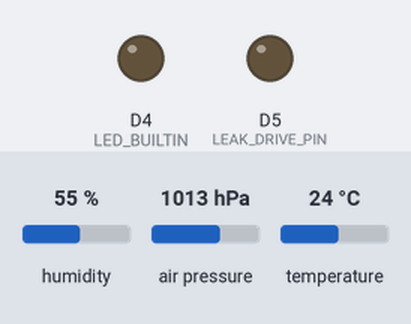
Bench run of a sketch on a simulated ESP8266 (Wemos D1 mini). Shown: output pins drawn as LEDs (lit = HIGH, except the on-board LED, lit = LOW). Dashed ring = blinking. The test bench sets the inputs (shaded band); at power-on: humidity 55 %, air pressure 1013 hPa, temperature 24 °C. WiFi joins after 1.5 s; servers stay silent unless stated; uploads are accepted with an empty reply; what the sketch prints to the serial monitor is not drawn.

Above: at 1.8 s.
At 2.02 s:
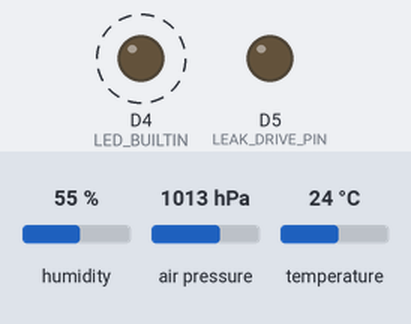
Timing chart, 0 to 4.7 s (numbered marks = the images above):
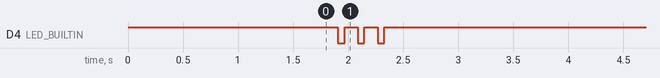

Measured:
- by itself, D4 (LED_BUILTIN): alternates HIGH for 0.12 s and LOW for 0.06 s, 6 changes in all, then stays HIGH

The sketch:

ClimateSensor.ino
```cpp
// Garage / basement climate sensor
// D1 Mini (ESP8266) + BME280 -> Google Sheet (via Apps Script), with a live page at http://<DEVICE_NAME>.local
// Guide: https://www.robertbeier.com/climate-sensor.html
//
// Wiring:  BME280 VIN -> 3V3   GND -> G   SCL -> D1   SDA -> D2
// Leak probe (basement only): D5 -> 1 kOhm resistor -> probe wire 1;  probe wire 2 -> A0
// Sump float switch (basement only): one wire -> D6, other wire -> D7

#include <ESP8266WiFi.h>
#include <ESP8266HTTPClient.h>
#include <WiFiClientSecureBearSSL.h>
#include <ESP8266WebServer.h>
#include <ESP8266mDNS.h>
#include <Wire.h>
#include <Adafruit_BME280.h>

// ===================== YOUR SETTINGS =====================
const char* WIFI_SSID     = "YourWiFiName";
const char* WIFI_PASS     = "YourWiFiPassword";
const char* SCRIPT_URL    = "https://script.google.com/macros/s/PASTE-YOUR-ID-HERE/exec";
const char* SECRET        = "PickALongSecret123";   // letters and numbers only; must match the Apps Script
const char* DEVICE_NAME   = "garage";               // "garage" or "basement" (lowercase, no spaces)
const float TEMP_OFFSET_F = 0.0;                    // e.g. -1.5 if it reads 1.5 °F high
const unsigned long SEND_EVERY_MINUTES = 10;
const bool HAS_LEAK_SENSOR = false;                 // true on the basement unit with the leak puck
const int  LEAK_THRESHOLD  = 80;                    // A0 reading above this = wet (dry is ~0-10)
const bool HAS_SUMP_FLOAT  = false;                 // true on the basement unit with the sump float switch
const bool FLOAT_IS_NORMALLY_OPEN = true;           // "normally open" float: closes when water rises
// =========================================================

const unsigned long READ_EVERY_MS = 30UL * 1000UL;
const unsigned long SEND_EVERY_MS = SEND_EVERY_MINUTES * 60UL * 1000UL;
const unsigned long WIFI_GIVE_UP_MS = 5UL * 60UL * 1000UL;   // restart if Wi-Fi is gone this long
const unsigned long LEAK_CHECK_MS = 5000;
const unsigned long WET_RESEND_MS = 2UL * 60UL * 1000UL;     // keep reporting every 2 min while wet
const uint8_t LEAK_DRIVE_PIN = D5;
const uint8_t FLOAT_PIN = D6;        // reads the float switch (internal pull-up)
const uint8_t FLOAT_GND_PIN = D7;    // held LOW, acts as the float switch's ground

Adafruit_BME280 bme;
ESP8266WebServer server(80);

bool sensorOk = false;
uint8_t sensorAddr = 0;
float tempF = NAN, humidity = NAN, pressureInHg = NAN;
unsigned long lastRead = 0, lastSend = 0, wifiLostAt = 0;
bool firstSendDone = false;
String lastResult = "not sent yet";
int leakRaw = 0;
bool leakWet = false;
uint8_t leakVotes = 0;
unsigned long lastLeakCheck = 0;
bool sumpHigh = false;
uint8_t sumpVotes = 0;

uint8_t readChipId(uint8_t addr) {
  Wire.beginTransmission(addr);
  Wire.write(0xD0);
  if (Wire.endTransmission() != 0) return 0;
  Wire.requestFrom(addr, (uint8_t)1);
  return Wire.available() ? Wire.read() : 0;
}

void startSensor() {
  Wire.begin();  // D2 = SDA, D1 = SCL
  const uint8_t addrs[] = {0x76, 0x77};
  for (uint8_t a : addrs) {
    if (bme.begin(a, &Wire)) {
      sensorOk = true;
      sensorAddr = a;
      // Forced mode: measure only when asked, so the sensor doesn't warm itself up
      bme.setSampling(Adafruit_BME280::MODE_FORCED,
                      Adafruit_BME280::SAMPLING_X1, Adafruit_BME280::SAMPLING_X1,
                      Adafruit_BME280::SAMPLING_X1, Adafruit_BME280::FILTER_OFF);
      Serial.printf("BME280 found at 0x%02X\n", a);
      return;
    }
  }
  Serial.println("BME280 NOT found. Check the 4 wires (SCL->D1, SDA->D2).");
  for (uint8_t a : addrs) {
    uint8_t id = readChipId(a);
    if (id == 0x58) Serial.printf("  Chip at 0x%02X is a BMP280: temperature + pressure only, NO humidity. The seller sent the wrong part.\n", a);
    else if (id) Serial.printf("  Something answered at 0x%02X with chip ID 0x%02X (BME280 should be 0x60).\n", a, id);
  }
}

void readSensor() {
  if (!sensorOk) return;
  bme.takeForcedMeasurement();
  tempF = bme.readTemperature() * 9.0 / 5.0 + 32.0 + TEMP_OFFSET_F;
  humidity = bme.readHumidity();
  pressureInHg = bme.readPressure() / 3386.389;
  Serial.printf("%.1f F  %.1f %%RH  %.2f inHg\n", tempF, humidity, pressureInHg);
}

void blink(int times) {
  for (int i = 0; i < times; i++) {
    digitalWrite(LED_BUILTIN, LOW);  delay(60);
    digitalWrite(LED_BUILTIN, HIGH); delay(120);
  }
}

void sendReading() {
  if (!sensorOk) { lastResult = "sensor not found"; return; }
  if (WiFi.status() != WL_CONNECTED) { lastResult = "no Wi-Fi"; return; }

  std::unique_ptr<BearSSL::WiFiClientSecure> client(new BearSSL::WiFiClientSecure);
  client->setInsecure();  // skip certificate check; fine for a hobby logger
  HTTPClient https;
  https.setFollowRedirects(HTTPC_STRICT_FOLLOW_REDIRECTS);  // Google answers with a redirect
  https.setTimeout(15000);

  String url = String(SCRIPT_URL) +
               "?secret=" + SECRET +
               "&device=" + DEVICE_NAME +
               "&tempF=" + String(tempF, 1) +
               "&humidity=" + String(humidity, 1) +
               "&pressure=" + String(pressureInHg, 2) +
               "&rssi=" + String(WiFi.RSSI());
  if (HAS_LEAK_SENSOR) url += "&leak=" + String(leakWet ? 1 : 0) + "&leakRaw=" + String(leakRaw);
  if (HAS_SUMP_FLOAT) url += "&sump=" + String(sumpHigh ? 1 : 0);

  if (!https.begin(*client, url)) { lastResult = "could not start request"; return; }
  int code = https.GET();
  String body = code > 0 ? https.getString() : HTTPClient::errorToString(code);
  https.end();
  body.trim();
  if (body.length() > 80) body = body.substring(0, 80) + "...";
  lastResult = String(code) + " " + body;
  Serial.println("Sent -> " + lastResult);
  blink(code == 200 && body == "ok" ? 1 : 3);
}

// Power the probe only for a few milliseconds per check, so the screws don't corrode
void checkLeak() {
  digitalWrite(LEAK_DRIVE_PIN, HIGH);
  delay(5);
  leakRaw = analogRead(A0);
  digitalWrite(LEAK_DRIVE_PIN, LOW);
  bool wetNow = leakRaw > LEAK_THRESHOLD;
  // two readings in a row must agree before the state changes
  if (wetNow != leakWet) leakVotes++; else leakVotes = 0;
  if (leakVotes >= 2) {
    leakVotes = 0;
    leakWet = wetNow;
    Serial.printf("LEAK SENSOR: %s (A0 = %d)\n", leakWet ? "WET" : "dry", leakRaw);
    readSensor();
    lastSend = millis();
    sendReading();  // report the change right away
  }
}

void checkSump() {
  bool closed = digitalRead(FLOAT_PIN) == LOW;
  bool highNow = FLOAT_IS_NORMALLY_OPEN ? closed : !closed;
  // three readings in a row (15 s) must agree, so sloshing doesn't flap the alarm
  if (highNow != sumpHigh) sumpVotes++; else sumpVotes = 0;
  if (sumpVotes >= 3) {
    sumpVotes = 0;
    sumpHigh = highNow;
    Serial.printf("SUMP FLOAT: %s\n", sumpHigh ? "HIGH WATER" : "normal");
    readSensor();
    lastSend = millis();
    sendReading();
  }
}

String fmt(float v, int digits) { return isnan(v) ? String("--") : String(v, digits); }

void handleRoot() {
  String html = F("<!doctype html><meta name=viewport content='width=device-width,initial-scale=1'>"
                  "<meta http-equiv=refresh content=30><title>Climate sensor</title>"
                  "<body style='font-family:system-ui;max-width:420px;margin:24px auto;padding:0 16px'>");
  html += "<h2 style='margin:0 0 4px'>" + String(DEVICE_NAME) + "</h2>";
  html += "<p style='font-size:44px;margin:8px 0'>" + fmt(tempF, 1) + " &deg;F</p>";
  html += "<p style='font-size:22px;margin:0'>" + fmt(humidity, 0) + " % humidity &middot; " + fmt(pressureInHg, 2) + " inHg</p>";
  html += "<p style='color:#666'>Sensor: " + String(sensorOk ? "BME280 OK" : "NOT FOUND") +
          (HAS_LEAK_SENSOR ? "<br>Leak sensor: <b>" + String(leakWet ? "WET" : "dry") + "</b> (A0 = " + String(leakRaw) + ")" : String("")) +
          (HAS_SUMP_FLOAT ? "<br>Sump float: <b>" + String(sumpHigh ? "HIGH WATER" : "normal") + "</b>" : String("")) +
          "<br>Wi-Fi: " + String(WiFi.RSSI()) + " dBm<br>Last upload: " + lastResult +
          "<br>Uptime: " + String(millis() / 60000) + " min</p>";
  server.send(200, "text/html", html);
}

void handleJson() {
  server.send(200, "application/json",
              "{\"device\":\"" + String(DEVICE_NAME) + "\",\"tempF\":" + fmt(tempF, 1) +
              ",\"humidity\":" + fmt(humidity, 1) + ",\"pressureInHg\":" + fmt(pressureInHg, 2) +
              (HAS_LEAK_SENSOR ? ",\"leak\":" + String(leakWet ? "true" : "false") + ",\"leakRaw\":" + String(leakRaw) : String("")) +
              (HAS_SUMP_FLOAT ? ",\"sumpHigh\":" + String(sumpHigh ? "true" : "false") : String("")) + "}");
}

void setup() {
  pinMode(LED_BUILTIN, OUTPUT);
  digitalWrite(LED_BUILTIN, HIGH);  // off (the D1 Mini LED is on when LOW)
  pinMode(LEAK_DRIVE_PIN, OUTPUT);
  digitalWrite(LEAK_DRIVE_PIN, LOW);
  if (HAS_SUMP_FLOAT) {
    pinMode(FLOAT_GND_PIN, OUTPUT);
    digitalWrite(FLOAT_GND_PIN, LOW);
    pinMode(FLOAT_PIN, INPUT_PULLUP);
  }
  Serial.begin(115200);
  delay(200);
  Serial.printf("\n\nClimate sensor \"%s\" starting\n", DEVICE_NAME);

  startSensor();
  readSensor();

  WiFi.mode(WIFI_STA);
  WiFi.hostname(DEVICE_NAME);
  WiFi.begin(WIFI_SSID, WIFI_PASS);
  Serial.print("Connecting to Wi-Fi");
  for (int i = 0; i < 40 && WiFi.status() != WL_CONNECTED; i++) { delay(500); Serial.print("."); }
  if (WiFi.status() == WL_CONNECTED) {
    Serial.print("\nConnected. Open http://");
    Serial.print(WiFi.localIP());
    Serial.printf("  or  http://%s.local\n", DEVICE_NAME);
  } else {
    Serial.println("\nWi-Fi not connected yet (check name/password, 2.4 GHz only). Will keep trying.");
  }

  MDNS.begin(DEVICE_NAME);
  server.on("/", handleRoot);
  server.on("/json", handleJson);
  server.begin();
}

void loop() {
  server.handleClient();
  MDNS.update();
  unsigned long now = millis();

  if (now - lastRead >= READ_EVERY_MS) { lastRead = now; readSensor(); }
  if (now - lastLeakCheck >= LEAK_CHECK_MS) {
    lastLeakCheck = now;
    if (HAS_LEAK_SENSOR) checkLeak();
    if (HAS_SUMP_FLOAT) checkSump();
  }

  if (WiFi.status() == WL_CONNECTED) {
    wifiLostAt = 0;
    unsigned long every = (leakWet || sumpHigh) ? WET_RESEND_MS : SEND_EVERY_MS;
    if (!firstSendDone || now - lastSend >= every) {
      firstSendDone = true;
      lastSend = now;
      sendReading();
    }
  } else {
    if (wifiLostAt == 0) wifiLostAt = now;
    if (now - wifiLostAt > WIFI_GIVE_UP_MS) { Serial.println("Wi-Fi lost too long, restarting"); ESP.restart(); }
  }
}
```
